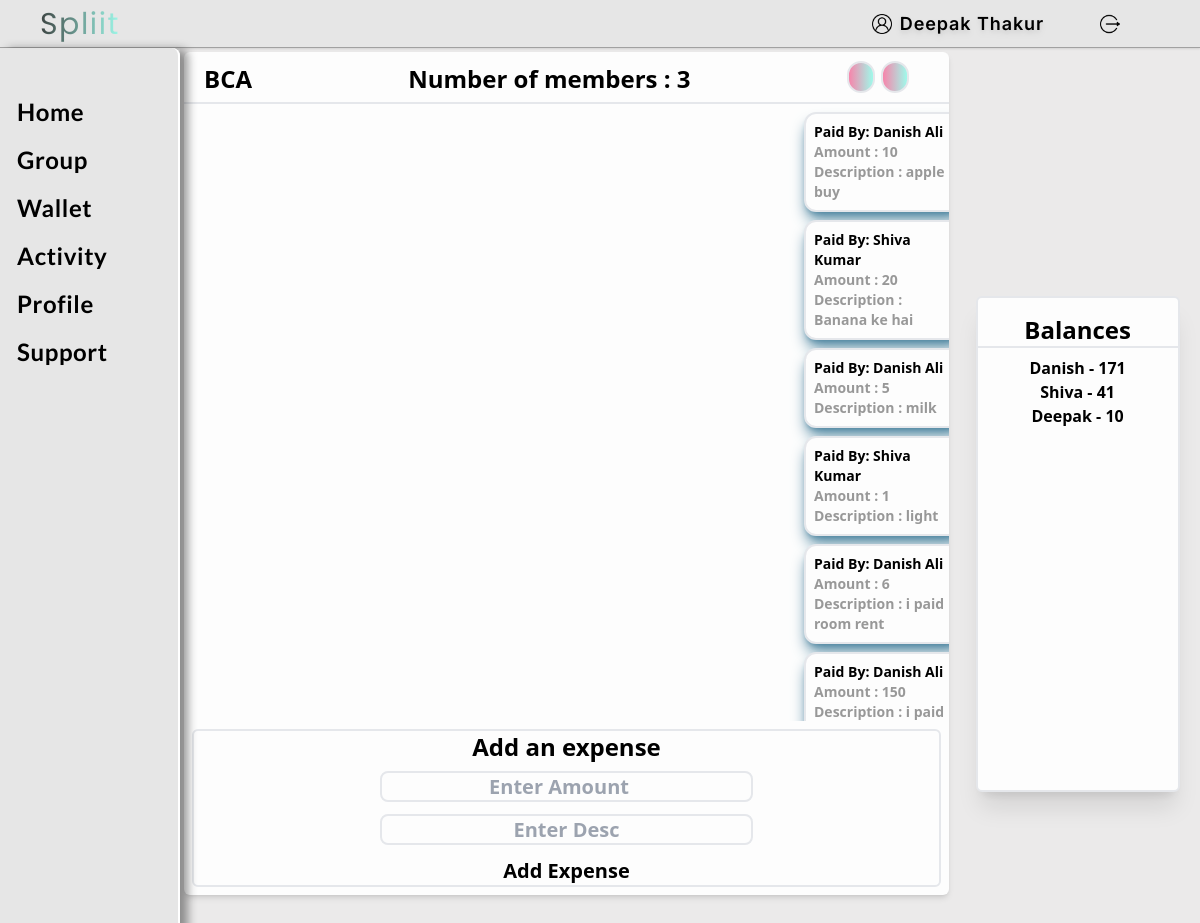
The app's page /group/5 (signed in) with its own data.
### home/models.py (models this page shows, shortened)
class Group(models.Model):
    user = models.ForeignKey(User, on_delete=models.CASCADE)
    name = models.CharField(max_length=255,blank=True,null=True,unique=True)
    is_admin = models.BooleanField(default=True)

class HistoryMember(models.Model):
    user = models.ForeignKey(User, on_delete=models.CASCADE)
    group = models.ForeignKey(Group, on_delete=models.CASCADE)
    amount = models.IntegerField(blank=True,null=True,default=0)
    desc = models.CharField(max_length=255,blank=True,null=True)
    date = models.DateTimeField(auto_now_add=True,blank=True,null=True)

### home/views.py (the view)
# urls.py: path('group/<str:id>',views.groupdetails,name="groupdetails"),
def groupdetails(request, id):
    if request.user.is_authenticated:
        try:
            try:
                group = Group.objects.get(user=request.user, id=id)
                member = HistoryMember.objects.filter(group=group)
                member_total = HistoryMember.objects.filter(
                    group=group).values_list('user__id').distinct()
                total = len(member_total)
                member_filter = HistoryMember.objects.filter(group=group)
                data = member_filter.values('id', 'user__first_name', 'amount').values('user__first_name').distinct().annotate(
                    running_amount=Window(
                        expression=Sum('amount'),
                        partition_by=[F('user__id')],
                    ))
                context = {'group': group, 'member': member,
                           'total': total, 'data': data}
                return render(request, 'home/group-details.html', context)
            except:
                group = Group.objects.get(id=id)
                member = HistoryMember.objects.filter(group=group)
                member_total = HistoryMember.objects.filter(
                    group=group).values_list('user__id').distinct()
                group.is_admin = False
                total = len(member_total)
                member_filter = HistoryMember.objects.filter(group=group)
                data = member_filter.values('id', 'user__first_name', 'amount').values('user__first_name').distinct().annotate(
                    running_amount=Window(
                        expression=Sum('amount'),
                        partition_by=[F('user__id')],
                    ))
                context = {'group': group, 'member': member,
                           'total': total, 'data': data}
                print(request)
                return render(request, 'home/group-details.html', context)
        except:
            return redirect('/group')
    else:
        return redirect('/login')

### templates/home/group-details.html (shortened to what this page needs)
{% extends 'base.html' %}
  {% load static %}
  {% block body %}
    <div class="flex flex-col justify-center  font-bold w-[85%] h-screen   bg-[rgba(215,213,213,0.5)] relative left-[15%]">
        <div class="w-[75%] h-[85%] bg-gray absolute top-1 left-1 flex flex-col rounded-md shadow-md bg-White">
          <div class="  w-full h-12  flex flex-row  items-center justify-between px-5 pr-10 rounded-t-md mt-1 border-b-2 py-2 text-2xl">
            <h1>{{group.name}} </h1>
            <h1> Number of members : {{total}} </h1>
            <div>
            <button
              class="text-lg border-2 border-lightgray px-3 h-8 rounded-full text-beige hover:shadow-lg bg-gradient-to-r from-Tickle-Me-Pink to-Celeste hover:scale-105 transition ease-in duration-150"
            >
            </button>
            <button
            class="text-lg border-2 border-lightgray px-3 h-8 rounded-full text-beige hover:shadow-lg bg-gradient-to-r from-Tickle-Me-Pink to-Celeste hover:scale-105 transition ease-in duration-150"  data-modal-toggle="exampleModal"
          >
          </button>
        </div>
          </div>
          <div   class="text-xl overflow-scroll h-full">
            {% for data in member %}
                {% if data.amount != 0 %}
                 {% if data.user.username == user.username %}
                 <div class="bg-White shadow-lg w-40 border-2 m-2 shadow-Celadon-blue rounded-xl relative left-[2%] flex flex-col">
                    <div class="p-2" >
                        <p class="text-sm">Paid By: {{data.user.get_full_name}}</p>
                        <p class="text-sm text-[rgba(0,0,0,0.4)]">Amount : {{data.amount}}</p>
                        <p class="text-sm text-[rgba(0,0,0,0.4)]">Description : {{data.desc}}</p>
                        <a href="/deleteexpense" class="text-sm text-Black-Olive flex justify-end hover:text-Tickle-Me-Pink">Delete</a>
                    </div>
                  </div>
                 {% else %}
                 <div class="bg-White shadow-lg w-40 border-2 m-2 shadow-Celadon-blue rounded-xl relative left-[80%]">
                    <div class="p-2 ">
                        <p class="text-sm">Paid By: {{data.user.get_full_name}}</p>
                        <p class="text-sm text-[rgba(0,0,0,0.4)]">Amount : {{data.amount}}</p>
                        <p class="text-sm text-[rgba(0,0,0,0.4)]">Description : {{data.desc}}</p>
                    </div>
                  </div>
                {% endif %}
                {% endif %}
                {% endfor %}
            </div>
          <div class="flex flex-col border-2 m-2 rounded-md">
            <h1 class="self-center text-2xl mb-2">Add an expense </h1>
            <form action="/sendmsg" method="post">
              <div class="flex flex-col text-xl items-center">
                <input
                  type="number"
                  name="amount"
                  class="w-1/2 h-[10%] target:outline-gray-400 rounded-lg bg-transparent px-2 border-2 text-center"
                  placeholder="Enter Amount"
                />
                <input
                  type="text"
                  name="desc"
                  class="w-1/2 h-[10%] target:outline-gray-400 rounded-lg bg-transparent px-2 my-3 border-2 text-center"
                  placeholder="Enter Desc"
                />
                <input type="submit" class="btn btn-primary" value="Add Expense" class="border-2 w-36 h-10 mb-2 rounded-full bg-gradient-to-r from-BUff to-Tickle-Me-Pink px-2"/>
              </div>
            </form>
          </div>
      </div>
      <div class=" text-black rounded-md shadow-xl h-1/2 w-1/5 absolute left-[78%] flex flex-col items-center bg-White py-4 border-2" >
      <h1 class="text-2xl mb-2 border-b-2 w-full text-center">Balances</h1>
      {% for data in data %}
      <p class="text-md">{{data.user__first_name}} - {{data.running_amount}}</p>
      {% endfor %}
      </div>
    </div>
      {% endblock body %}

### templates/base.html (shortened to what this page needs)
<!DOCTYPE html>
<html lang="en">
    {% load static %}
<head>
        <script src="https://cdn.tailwindcss.com"></script>
</head>
<body>
    <nav class="nav-container pr-20 flex flex-row w-screen h-12 justify-between bg-[rgba(229,229,229,0.94)] shadow-sm shadow-[rgba(0,0,0,0.2)] border-b-[1px] border-[rgba(0,0,0,0.3)]">
            <div class="left-items flex flex-row items-center px-5 ">
                <p class="text-3xl  ml-10 font-poppins tracking-wider lg:ml-5 text-transparent bg-clip-text bg-gradient-to-r from-Black-Olive to-Celeste  ">Spliit</p>
            </div>
            <div class="right-items flex flex-row items-center">
                <img src="{% static 'assets/user.png' %}" alt="" width="20px">
                <a class="mr-14 cursor-pointer ml-2 text-black  drop-shadow-md text-lg  font-inter font-semibold tracking-wider" href="/profile">{{user.get_full_name}}</a>
                <a href="/logout">
                <img src="{% static 'assets/logout.png' %}" alt="" width="20px" class="cursor-pointer hover:translate-x-1 transition ease-in duration-200 ">
                </a>
            </div>
    </nav>
    <div class="side-bar  shadow-[8px_1px_10px_rgba(0,0,0,0.4)] absolute top-12 pt-10 h-screen w-[15%] bg-[rgba(229,229,229,0.94)] flex flex-col items-center text-2xl font-lato font-bold tracking-wide border-r-2 border-white z-40 rounded-tr-lg ">
        <ul type="none ">
            <li class="hover:bg-gradient-to-tl from-Celeste to-BUff w-40 h-12  p-2 rounded-r-xl hover:translate-x-1 transition ease-in duration-200 "><a href="/home">Home</a></li>
            <li class="hover:bg-gradient-to-tl from-Celeste to-BUff w-40 px-2 rounded-r-xl hover:translate-x-1 transition ease-in duration-200 h-12 p-2"><a href="/group">Group</a></li>
            <li class="hover:bg-gradient-to-tl from-Celeste to-BUff w-40 px-2 rounded-r-xl hover:translate-x-1 transition ease-in duration-200 h-12 p-2"><a href="/wallet">Wallet</a></li>
            <li class="hover:bg-gradient-to-tl from-Celeste to-BUff w-40 px-2 rounded-r-xl hover:translate-x-1 transition ease-in duration-200 h-12 p-2"><a href="/history">Activity</a></li>
            <li class="hover:bg-gradient-to-tl from-Celeste to-BUff w-40 px-2 rounded-r-xl hover:translate-x-1 transition ease-in duration-200 h-12 p-2"><a href="/profile">Profile</a></li>
            <li class="hover:bg-gradient-to-tl from-Celeste to-BUff w-40 px-2 rounded-r-xl hover:translate-x-1 transition ease-in duration-200 h-12 p-2"><a href="/support">Support</a></li>
        </ul>
    </div>
    {% block body %}
    {% endblock body %}
</body>
</html>

### records on screen
Group: name "BCA"
HistoryMember: user.get_full_name "Danish Ali", amount "10", desc "apple buy"
HistoryMember: user.get_full_name "Shiva Kumar", amount "20", desc "Banana ke hai"
HistoryMember: user.get_full_name "Danish Ali", amount "5", desc "milk"
HistoryMember: user.get_full_name "Shiva Kumar", amount "1", desc "light"
HistoryMember: user.get_full_name "Danish Ali", amount "6", desc "i paid room rent"
HistoryMember: user.get_full_name "Danish Ali", amount "150", desc "i paid…"

### other values on screen
{{ user.get_full_name }} "Deepak Thakur"
{{ total }} "3"
{{ data.user__first_name }} "Danish"
{{ data.running_amount }} "171"
{{ data.user__first_name }} "Shiva"
{{ data.running_amount }} "41"
{{ data.user__first_name }} "Deepak"
{{ data.running_amount }} "10"
